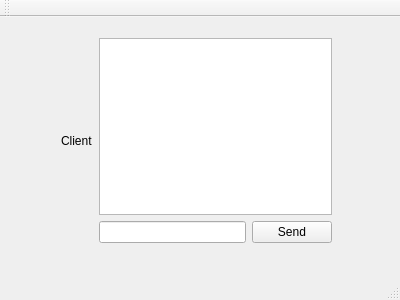
<?xml version="1.0" encoding="UTF-8"?>
<ui version="4.0">
 <class>MainWindow</class>
 <widget class="QMainWindow" name="MainWindow">
  <property name="geometry">
   <rect>
    <x>0</x>
    <y>0</y>
    <width>400</width>
    <height>300</height>
   </rect>
  </property>
  <property name="windowTitle">
   <string>MainWindow</string>
  </property>
  <widget class="QWidget" name="centralWidget">
   <widget class="QWidget" name="">
    <property name="geometry">
     <rect>
      <x>50</x>
      <y>10</y>
      <width>293</width>
      <height>227</height>
     </rect>
    </property>
    <layout class="QHBoxLayout" name="horizontalLayout_2">
     <item>
      <widget class="QLabel" name="labelTitle">
       <property name="text">
        <string>Client</string>
       </property>
      </widget>
     </item>
     <item>
      <layout class="QVBoxLayout" name="verticalLayout">
       <item>
        <widget class="QTextBrowser" name="textBrowser"/>
       </item>
       <item>
        <layout class="QHBoxLayout" name="horizontalLayout">
         <item>
          <widget class="QLineEdit" name="lineEdit"/>
         </item>
         <item>
          <widget class="QPushButton" name="pushButton">
           <property name="text">
            <string>Send</string>
           </property>
          </widget>
         </item>
        </layout>
       </item>
      </layout>
     </item>
    </layout>
   </widget>
  </widget>
  <widget class="QMenuBar" name="menuBar">
   <property name="geometry">
    <rect>
     <x>0</x>
     <y>0</y>
     <width>400</width>
     <height>21</height>
    </rect>
   </property>
  </widget>
  <widget class="QToolBar" name="mainToolBar">
   <attribute name="toolBarArea">
    <enum>TopToolBarArea</enum>
   </attribute>
   <attribute name="toolBarBreak">
    <bool>false</bool>
   </attribute>
  </widget>
  <widget class="QStatusBar" name="statusBar"/>
 </widget>
 <layoutdefault spacing="6" margin="11"/>
 <resources/>
 <connections/>
</ui>
